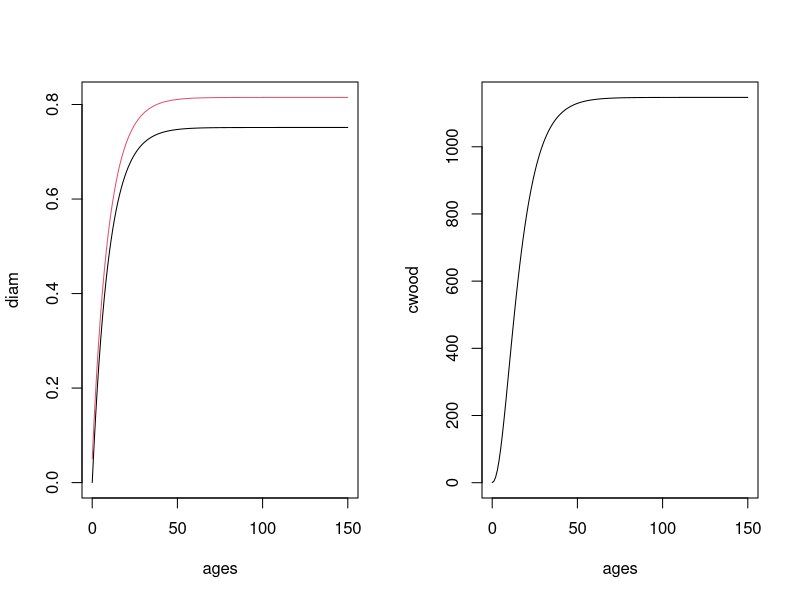

Write R code to recreate this figure.
set.seed(42)
library(ggpubr)

## Example using correlated bivariate
log_wc_mean = -1.939
log_wc_sd = 0.562

## Parameters derived from NLME equations
diam_asym_mean = 0.336
diam_asym_sd = 0.303
diam_asym_wc = 0.0067

diam_lrc_mean = -3.81
diam_lrc_sd = 1.126
diam_lrc_wc = -0.088

## Parameter correlations (asym vs. lrc)
diam_corr = -0.513

## 1. Generate z1 and z2
z1 = rnorm(1, 0, 1)
z2 = rnorm(1, 0, 1)

## 2. Convert 
z1 = z1
z2 = diam_corr * z1 + sqrt(1 - diam_corr^2) * z2
#plot(z1, z2)

## 3. Convert to real values
asym = z1 * diam_asym_sd + diam_asym_mean
lrc = z1 * diam_lrc_sd + diam_lrc_mean
print(paste(asym, lrc))

## 4. make curve to check
ages <- seq(0, 150)
diam <- asym * ( 1 - exp(- exp( lrc ) * ages ))

## 5. Chojnacky eq (dbh - drc)
stems <- 1
sstems <- ifelse(stems > 1, 1, 0)

pB0 <- -4.9209
pB1 <- 0.9823
pB2 <- 1.8879

#drc <- (pB0 + pB1 * (diam*100) + pB2 * sstems) / 100
drc <- (diam*100 - pB0 - pB2 * sstems) / (pB1 * 100)

## 6. Grier DRC -> Cwood
pB0 <- -2.588
pB1 <- 2.955
lcwood <- pB0 + pB1 * log10(drc * 100)
cwood <- 10^lcwood

par(mfrow = c(1,2))
plot(ages, diam, type = 'l', ylim = c(0, max(c(diam, drc))))
lines(ages, drc, col = 2)
plot(ages, cwood, type = 'l')
